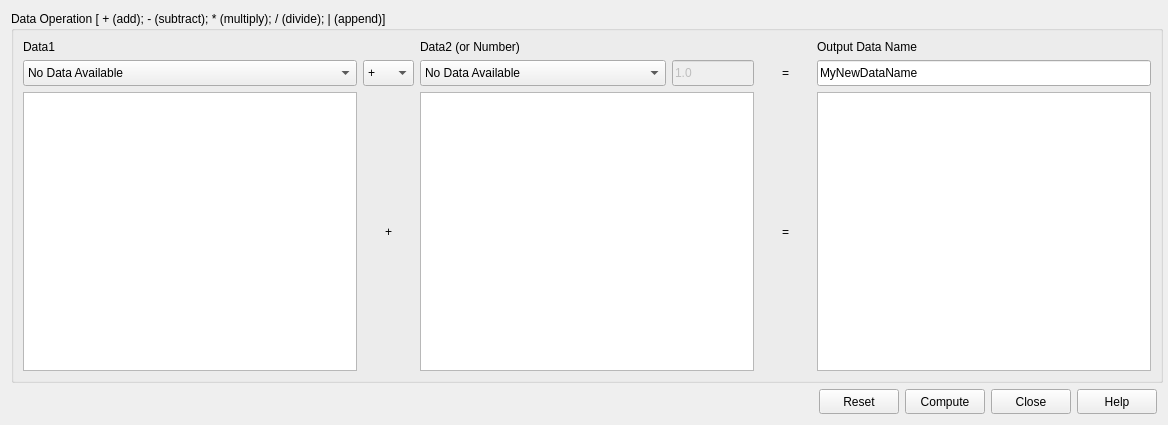
<?xml version="1.0" encoding="UTF-8"?>
<ui version="4.0">
 <class>DataOperationUtility</class>
 <widget class="QDialog" name="DataOperationUtility">
  <property name="geometry">
   <rect>
    <x>0</x>
    <y>0</y>
    <width>1168</width>
    <height>425</height>
   </rect>
  </property>
  <property name="sizePolicy">
   <sizepolicy hsizetype="Minimum" vsizetype="Minimum">
    <horstretch>0</horstretch>
    <verstretch>0</verstretch>
   </sizepolicy>
  </property>
  <property name="minimumSize">
   <size>
    <width>1168</width>
    <height>425</height>
   </size>
  </property>
  <property name="maximumSize">
   <size>
    <width>2000</width>
    <height>425</height>
   </size>
  </property>
  <property name="windowTitle">
   <string>Data Operation</string>
  </property>
  <property name="windowIcon">
   <iconset>
    <normaloff>:/res/ball.ico</normaloff>:/res/ball.ico</iconset>
  </property>
  <layout class="QGridLayout" name="gridLayout_3">
   <item row="1" column="0">
    <layout class="QHBoxLayout" name="horizontalLayout">
     <item>
      <spacer name="horizontalSpacer">
       <property name="orientation">
        <enum>Qt::Horizontal</enum>
       </property>
       <property name="sizeHint" stdset="0">
        <size>
         <width>40</width>
         <height>20</height>
        </size>
       </property>
      </spacer>
     </item>
     <item>
      <widget class="QPushButton" name="cmdReset">
       <property name="minimumSize">
        <size>
         <width>75</width>
         <height>25</height>
        </size>
       </property>
       <property name="text">
        <string>Reset</string>
       </property>
       <property name="autoDefault">
        <bool>false</bool>
       </property>
      </widget>
     </item>
     <item>
      <widget class="QPushButton" name="cmdCompute">
       <property name="minimumSize">
        <size>
         <width>75</width>
         <height>25</height>
        </size>
       </property>
       <property name="toolTip">
        <string>Generate the Data and send to Data Explorer.</string>
       </property>
       <property name="text">
        <string>Compute</string>
       </property>
       <property name="autoDefault">
        <bool>false</bool>
       </property>
      </widget>
     </item>
     <item>
      <widget class="QPushButton" name="cmdClose">
       <property name="minimumSize">
        <size>
         <width>75</width>
         <height>25</height>
        </size>
       </property>
       <property name="toolTip">
        <string>Close this panel.</string>
       </property>
       <property name="text">
        <string>Close</string>
       </property>
       <property name="autoDefault">
        <bool>false</bool>
       </property>
      </widget>
     </item>
     <item>
      <widget class="QPushButton" name="cmdHelp">
       <property name="minimumSize">
        <size>
         <width>75</width>
         <height>25</height>
        </size>
       </property>
       <property name="toolTip">
        <string>Get help on Data Operations.</string>
       </property>
       <property name="text">
        <string>Help</string>
       </property>
       <property name="autoDefault">
        <bool>false</bool>
       </property>
      </widget>
     </item>
    </layout>
   </item>
   <item row="0" column="0">
    <widget class="QGroupBox" name="groupBox">
     <property name="sizePolicy">
      <sizepolicy hsizetype="MinimumExpanding" vsizetype="Fixed">
       <horstretch>0</horstretch>
       <verstretch>0</verstretch>
      </sizepolicy>
     </property>
     <property name="minimumSize">
      <size>
       <width>1150</width>
       <height>361</height>
      </size>
     </property>
     <property name="maximumSize">
      <size>
       <width>1999</width>
       <height>400</height>
      </size>
     </property>
     <property name="title">
      <string>Data Operation [ + (add); - (subtract); * (multiply); / (divide); | (append)]</string>
     </property>
     <layout class="QGridLayout" name="gridLayout_2">
      <property name="sizeConstraint">
       <enum>QLayout::SetMinimumSize</enum>
      </property>
      <item row="1" column="0">
       <layout class="QGridLayout" name="gridLayout" columnstretch="0,1,0,1,0,0,1">
        <property name="horizontalSpacing">
         <number>6</number>
        </property>
        <item row="2" column="2">
         <widget class="QComboBox" name="cbOperator">
          <property name="minimumSize">
           <size>
            <width>51</width>
            <height>26</height>
           </size>
          </property>
          <property name="maximumSize">
           <size>
            <width>60</width>
            <height>30</height>
           </size>
          </property>
          <property name="toolTip">
           <string>Add: +
Subtract: - 
Multiply: *
Divide: /
Append(Combine): |</string>
          </property>
          <item>
           <property name="text">
            <string>+</string>
           </property>
          </item>
          <item>
           <property name="text">
            <string>-</string>
           </property>
          </item>
          <item>
           <property name="text">
            <string>*</string>
           </property>
          </item>
          <item>
           <property name="text">
            <string>/</string>
           </property>
          </item>
          <item>
           <property name="text">
            <string>|</string>
           </property>
          </item>
         </widget>
        </item>
        <item row="0" column="1">
         <widget class="QLabel" name="lblData1">
          <property name="text">
           <string>Data1</string>
          </property>
         </widget>
        </item>
        <item row="4" column="5">
         <widget class="QLabel" name="lblBigEqual">
          <property name="minimumSize">
           <size>
            <width>51</width>
            <height>21</height>
           </size>
          </property>
          <property name="text">
           <string>=</string>
          </property>
          <property name="alignment">
           <set>Qt::AlignCenter</set>
          </property>
         </widget>
        </item>
        <item row="4" column="2">
         <widget class="QLabel" name="lblOperatorApplied">
          <property name="minimumSize">
           <size>
            <width>21</width>
            <height>21</height>
           </size>
          </property>
          <property name="text">
           <string>+</string>
          </property>
          <property name="alignment">
           <set>Qt::AlignCenter</set>
          </property>
          <property name="textInteractionFlags">
           <set>Qt::LinksAccessibleByMouse|Qt::TextEditable</set>
          </property>
         </widget>
        </item>
        <item row="2" column="5">
         <widget class="QLabel" name="lblEqual">
          <property name="minimumSize">
           <size>
            <width>21</width>
            <height>21</height>
           </size>
          </property>
          <property name="text">
           <string>=</string>
          </property>
          <property name="alignment">
           <set>Qt::AlignCenter</set>
          </property>
         </widget>
        </item>
        <item row="0" column="3">
         <widget class="QLabel" name="lblData2OrNumber">
          <property name="text">
           <string>Data2 (or Number)</string>
          </property>
         </widget>
        </item>
        <item row="0" column="6">
         <widget class="QLabel" name="lblOutputDataName">
          <property name="text">
           <string>Output Data Name</string>
          </property>
         </widget>
        </item>
        <item row="2" column="6">
         <widget class="QLineEdit" name="txtOutputData">
          <property name="sizePolicy">
           <sizepolicy hsizetype="MinimumExpanding" vsizetype="Fixed">
            <horstretch>0</horstretch>
            <verstretch>0</verstretch>
           </sizepolicy>
          </property>
          <property name="minimumSize">
           <size>
            <width>260</width>
            <height>21</height>
           </size>
          </property>
          <property name="maximumSize">
           <size>
            <width>1000</width>
            <height>30</height>
           </size>
          </property>
          <property name="text">
           <string>MyNewDataName</string>
          </property>
         </widget>
        </item>
        <item row="4" column="6">
         <widget class="QGraphicsView" name="graphOutput">
          <property name="sizePolicy">
           <sizepolicy hsizetype="MinimumExpanding" vsizetype="Expanding">
            <horstretch>0</horstretch>
            <verstretch>0</verstretch>
           </sizepolicy>
          </property>
          <property name="minimumSize">
           <size>
            <width>334</width>
            <height>260</height>
           </size>
          </property>
          <property name="maximumSize">
           <size>
            <width>1000</width>
            <height>300</height>
           </size>
          </property>
          <property name="focusPolicy">
           <enum>Qt::NoFocus</enum>
          </property>
          <property name="frameShape">
           <enum>QFrame::StyledPanel</enum>
          </property>
          <property name="resizeAnchor">
           <enum>QGraphicsView::AnchorViewCenter</enum>
          </property>
         </widget>
        </item>
        <item row="4" column="1">
         <widget class="QGraphicsView" name="graphData1">
          <property name="sizePolicy">
           <sizepolicy hsizetype="MinimumExpanding" vsizetype="Expanding">
            <horstretch>0</horstretch>
            <verstretch>0</verstretch>
           </sizepolicy>
          </property>
          <property name="minimumSize">
           <size>
            <width>334</width>
            <height>260</height>
           </size>
          </property>
          <property name="maximumSize">
           <size>
            <width>1000</width>
            <height>300</height>
           </size>
          </property>
          <property name="focusPolicy">
           <enum>Qt::NoFocus</enum>
          </property>
         </widget>
        </item>
        <item row="2" column="1">
         <widget class="QComboBox" name="cbData1">
          <property name="sizePolicy">
           <sizepolicy hsizetype="MinimumExpanding" vsizetype="Fixed">
            <horstretch>0</horstretch>
            <verstretch>0</verstretch>
           </sizepolicy>
          </property>
          <property name="minimumSize">
           <size>
            <width>170</width>
            <height>26</height>
           </size>
          </property>
          <property name="maximumSize">
           <size>
            <width>1000</width>
            <height>30</height>
           </size>
          </property>
          <property name="sizeIncrement">
           <size>
            <width>1</width>
            <height>0</height>
           </size>
          </property>
          <property name="baseSize">
           <size>
            <width>0</width>
            <height>26</height>
           </size>
          </property>
          <property name="editable">
           <bool>false</bool>
          </property>
          <item>
           <property name="text">
            <string>No Data Available</string>
           </property>
          </item>
         </widget>
        </item>
        <item row="4" column="3">
         <widget class="QGraphicsView" name="graphData2">
          <property name="sizePolicy">
           <sizepolicy hsizetype="MinimumExpanding" vsizetype="Expanding">
            <horstretch>0</horstretch>
            <verstretch>0</verstretch>
           </sizepolicy>
          </property>
          <property name="minimumSize">
           <size>
            <width>334</width>
            <height>260</height>
           </size>
          </property>
          <property name="maximumSize">
           <size>
            <width>1000</width>
            <height>300</height>
           </size>
          </property>
          <property name="focusPolicy">
           <enum>Qt::NoFocus</enum>
          </property>
         </widget>
        </item>
        <item row="2" column="3">
         <layout class="QHBoxLayout" name="horizontalLayout_2" stretch="3,1">
          <property name="spacing">
           <number>6</number>
          </property>
          <property name="sizeConstraint">
           <enum>QLayout::SetDefaultConstraint</enum>
          </property>
          <item>
           <widget class="QComboBox" name="cbData2">
            <property name="sizePolicy">
             <sizepolicy hsizetype="MinimumExpanding" vsizetype="Fixed">
              <horstretch>0</horstretch>
              <verstretch>0</verstretch>
             </sizepolicy>
            </property>
            <property name="minimumSize">
             <size>
              <width>190</width>
              <height>26</height>
             </size>
            </property>
            <property name="maximumSize">
             <size>
              <width>1000</width>
              <height>30</height>
             </size>
            </property>
            <property name="sizeIncrement">
             <size>
              <width>1</width>
              <height>1</height>
             </size>
            </property>
            <property name="editable">
             <bool>false</bool>
            </property>
            <item>
             <property name="text">
              <string>No Data Available</string>
             </property>
            </item>
           </widget>
          </item>
          <item>
           <widget class="QLineEdit" name="txtNumber">
            <property name="enabled">
             <bool>false</bool>
            </property>
            <property name="sizePolicy">
             <sizepolicy hsizetype="MinimumExpanding" vsizetype="Fixed">
              <horstretch>0</horstretch>
              <verstretch>0</verstretch>
             </sizepolicy>
            </property>
            <property name="minimumSize">
             <size>
              <width>63</width>
              <height>21</height>
             </size>
            </property>
            <property name="maximumSize">
             <size>
              <width>200</width>
              <height>26</height>
             </size>
            </property>
            <property name="toolTip">
             <string>If no Data2 loaded, enter a number to be applied to Data1 using the operator</string>
            </property>
            <property name="text">
             <string>1.0</string>
            </property>
           </widget>
          </item>
         </layout>
        </item>
       </layout>
      </item>
     </layout>
    </widget>
   </item>
  </layout>
 </widget>
 <tabstops>
  <tabstop>cmdReset</tabstop>
  <tabstop>cmdCompute</tabstop>
  <tabstop>cmdClose</tabstop>
  <tabstop>cmdHelp</tabstop>
 </tabstops>
 <resources/>
 <connections/>
</ui>
